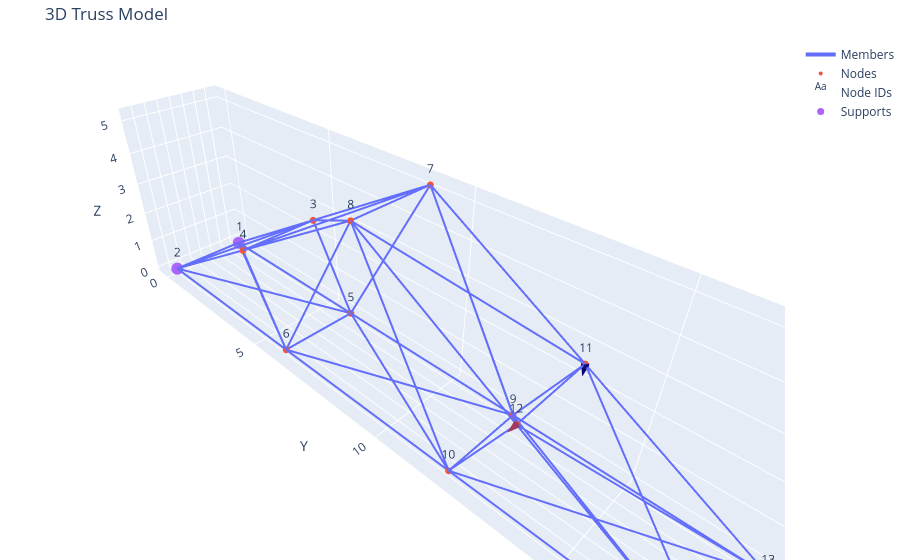
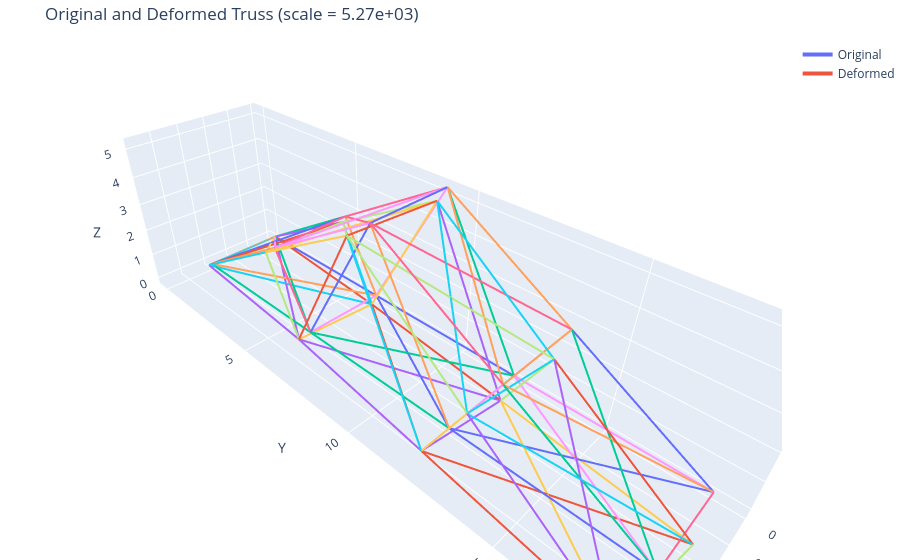

The notebook cell saved with these charts, in order:
### Markdown cell above
### Validation Nodal Loads

### Code cell
filepath = 'inputs/validation_truss_nodal_loads.json'

result = solver.truss_solver(filepath)
pp = postprocess.truss_output(filepath, result)

### Figure 1 — Plotly figure (JSON) as saved in the notebook; plotly's stock layout.template omitted (floating-point values rounded to 4 significant figures; data arrays with more than 128 entries replaced by an {"elided": "..."} marker saying what was removed)
{"data": [{"line": {"width": 4}, "mode": "lines", "name": "Members", "type": "scatter3d", "x": {"elided": "129 int values"}, "y": {"elided": "129 float values"}, "z": {"elided": "129 float values"}}, {"marker": {"size": 4}, "mode": "markers", "name": "Nodes", "type": "scatter3d", "x": [0, 3, 0, 3, 0, 3, 0, 3, 0, 3, 0, 3, 0, 3], "y": [0, 0, 4.5, 4.5, 6, 6, 9, 9, 12, 12, 13.5, 13.5, 18, 18], "z": [0, 0, 2.598, 2.598, 0, 0, 5.196, 5.196, 0, 0, 2.598, 2.598, 0, 0]}, {"mode": "text", "name": "Node IDs", "text": ["1", "2", "3", "4", "5", "6", "7", "8", "9", "10", "11", "12", "13", "14"], "textposition": "top center", "type": "scatter3d", "x": [0, 3, 0, 3, 0, 3, 0, 3, 0, 3, 0, 3, 0, 3], "y": [0, 0, 4.5, 4.5, 6, 6, 9, 9, 12, 12, 13.5, 13.5, 18, 18], "z": [0, 0, 2.598, 2.598, 0, 0, 5.196, 5.196, 0, 0, 2.598, 2.598, 0, 0]}, {"marker": {"size": 7}, "mode": "markers", "name": "Supports", "type": "scatter3d", "x": [0, 3, 0, 3], "y": [0, 0, 18, 18], "z": [0, 0, 0, 0]}, {"anchor": "tail", "name": "Loads", "showscale": false, "sizemode": "absolute", "sizeref": 0.2, "type": "cone", "u": [0, 2.16], "v": [0, 0], "w": [-2.16, 0], "x": [0, 3], "y": [13.5, 13.5], "z": [2.598, 2.598]}], "layout": {"margin": {"b": 0, "l": 0, "r": 0, "t": 40}, "scene": {"aspectmode": "data", "xaxis": {"title": {"text": "X"}}, "yaxis": {"title": {"text": "Y"}}, "zaxis": {"title": {"text": "Z"}}}, "showlegend": true, "title": {"text": "3D Truss Model"}}}

### Figure 2 — Plotly figure (JSON) as saved in the notebook; plotly's stock layout.template omitted (floating-point values rounded to 4 significant figures)
{"data": [{"line": {"width": 4}, "mode": "lines", "name": "Original", "showlegend": true, "type": "scatter3d", "x": [0, 0], "y": [0, 6], "z": [0, 0]}, {"line": {"width": 4}, "mode": "lines", "name": "Deformed", "showlegend": true, "type": "scatter3d", "x": [0, 0.4197], "y": [0, 6.213], "z": [0, -0.06398]}, {"line": {"width": 4}, "mode": "lines", "showlegend": false, "type": "scatter3d", "x": [0, 0], "y": [0, 4.5], "z": [0, 2.598]}, {"line": {"width": 4}, "mode": "lines", "showlegend": false, "type": "scatter3d", "x": [0, 0.3045], "y": [0, 4.715], "z": [0, 2.582]}, {"line": {"width": 4}, "mode": "lines", "showlegend": false, "type": "scatter3d", "x": [0, 0], "y": [4.5, 6], "z": [2.598, 0]}, {"line": {"width": 4}, "mode": "lines", "showlegend": false, "type": "scatter3d", "x": [0.3045, 0.4197], "y": [4.715, 6.213], "z": [2.582, -0.06398]}, {"line": {"width": 4}, "mode": "lines", "showlegend": false, "type": "scatter3d", "x": [0, 0], "y": [4.5, 9], "z": [2.598, 5.196]}, {"line": {"width": 4}, "mode": "lines", "showlegend": false, "type": "scatter3d", "x": [0.3045, 0.7453], "y": [4.715, 9.272], "z": [2.582, 5.127]}, {"line": {"width": 4}, "mode": "lines", "showlegend": false, "type": "scatter3d", "x": [0, 0], "y": [6, 9], "z": [0, 5.196]}, {"line": {"width": 4}, "mode": "lines", "showlegend": false, "type": "scatter3d", "x": [0.4197, 0.7453], "y": [6.213, 9.272], "z": [-0.06398, 5.127]}, {"line": {"width": 4}, "mode": "lines", "showlegend": false, "type": "scatter3d", "x": [0, 0], "y": [6, 12], "z": [0, 0]}, {"line": {"width": 4}, "mode": "lines", "showlegend": false, "type": "scatter3d", "x": [0.4197, 1.075], "y": [6.213, 12.31], "z": [-0.06398, -0.07441]}, {"line": {"width": 4}, "mode": "lines", "showlegend": false, "type": "scatter3d", "x": [0, 0], "y": [9, 12], "z": [5.196, 0]}, {"line": {"width": 4}, "mode": "lines", "showlegend": false, "type": "scatter3d", "x": [0.7453, 1.075], "y": [9.272, 12.31], "z": [5.127, -0.07441]}, {"line": {"width": 4}, "mode": "lines", "showlegend": false, "type": "scatter3d", "x": [0, 0], "y": [9, 13.5], "z": [5.196, 2.598]}, {"line": {"width": 4}, "mode": "lines", "showlegend": false, "type": "scatter3d", "x": [0.7453, 1.249], "y": [9.272, 13.79], "z": [5.127, 2.5]}, {"line": {"width": 4}, "mode": "lines", "showlegend": false, "type": "scatter3d", "x": [0, 0], "y": [12, 13.5], "z": [0, 2.598]}, {"line": {"width": 4}, "mode": "lines", "showlegend": false, "type": "scatter3d", "x": [1.075, 1.249], "y": [12.31, 13.79], "z": [-0.07441, 2.5]}, {"line": {"width": 4}, "mode": "lines", "showlegend": false, "type": "scatter3d", "x": [0, 0], "y": [12, 18], "z": [0, 0]}, {"line": {"width": 4}, "mode": "lines", "showlegend": false, "type": "scatter3d", "x": [1.075, 1.781], "y": [12.31, 18.26], "z": [-0.07441, 0]}, {"line": {"width": 4}, "mode": "lines", "showlegend": false, "type": "scatter3d", "x": [0, 0], "y": [13.5, 18], "z": [2.598, 0]}, {"line": {"width": 4}, "mode": "lines", "showlegend": false, "type": "scatter3d", "x": [1.249, 1.781], "y": [13.79, 18.26], "z": [2.5, 0]}, {"line": {"width": 4}, "mode": "lines", "showlegend": false, "type": "scatter3d", "x": [3, 3], "y": [0, 6], "z": [0, 0]}, {"line": {"width": 4}, "mode": "lines", "showlegend": false, "type": "scatter3d", "x": [3.119, 3.451], "y": [0, 5.951], "z": [0, -0.06768]}, {"line": {"width": 4}, "mode": "lines", "showlegend": false, "type": "scatter3d", "x": [3, 3], "y": [0, 4.5], "z": [0, 2.598]}, {"line": {"width": 4}, "mode": "lines", "showlegend": false, "type": "scatter3d", "x": [3.119, 3.336], "y": [0, 4.474], "z": [0, 2.557]}, {"line": {"width": 4}, "mode": "lines", "showlegend": false, "type": "scatter3d", "x": [3, 3], "y": [4.5, 6], "z": [2.598, 0]}, {"line": {"width": 4}, "mode": "lines", "showlegend": false, "type": "scatter3d", "x": [3.336, 3.451], "y": [4.474, 5.951], "z": [2.557, -0.06768]}, {"line": {"width": 4}, "mode": "lines", "showlegend": false, "type": "scatter3d", "x": [3, 3], "y": [4.5, 9], "z": [2.598, 5.196]}, {"line": {"width": 4}, "mode": "lines", "showlegend": false, "type": "scatter3d", "x": [3.336, 3.758], "y": [4.474, 8.959], "z": [2.557, 5.116]}, {"line": {"width": 4}, "mode": "lines", "showlegend": false, "type": "scatter3d", "x": [3, 3], "y": [6, 9], "z": [0, 5.196]}, {"line": {"width": 4}, "mode": "lines", "showlegend": false, "type": "scatter3d", "x": [3.451, 3.758], "y": [5.951, 8.959], "z": [-0.06768, 5.116]}, {"line": {"width": 4}, "mode": "lines", "showlegend": false, "type": "scatter3d", "x": [3, 3], "y": [6, 12], "z": [0, 0]}, {"line": {"width": 4}, "mode": "lines", "showlegend": false, "type": "scatter3d", "x": [3.451, 4.079], "y": [5.951, 11.96], "z": [-0.06768, -0.07861]}, {"line": {"width": 4}, "mode": "lines", "showlegend": false, "type": "scatter3d", "x": [3, 3], "y": [9, 12], "z": [5.196, 0]}, {"line": {"width": 4}, "mode": "lines", "showlegend": false, "type": "scatter3d", "x": [3.758, 4.079], "y": [8.959, 11.96], "z": [5.116, -0.07861]}, {"line": {"width": 4}, "mode": "lines", "showlegend": false, "type": "scatter3d", "x": [3, 3], "y": [9, 13.5], "z": [5.196, 2.598]}, {"line": {"width": 4}, "mode": "lines", "showlegend": false, "type": "scatter3d", "x": [3.758, 4.263], "y": [8.959, 13.44], "z": [5.116, 2.51]}, {"line": {"width": 4}, "mode": "lines", "showlegend": false, "type": "scatter3d", "x": [3, 3], "y": [12, 13.5], "z": [0, 2.598]}, {"line": {"width": 4}, "mode": "lines", "showlegend": false, "type": "scatter3d", "x": [4.079, 4.263], "y": [11.96, 13.44], "z": [-0.07861, 2.51]}, {"line": {"width": 4}, "mode": "lines", "showlegend": false, "type": "scatter3d", "x": [3, 3], "y": [12, 18], "z": [0, 0]}, {"line": {"width": 4}, "mode": "lines", "showlegend": false, "type": "scatter3d", "x": [4.079, 4.764], "y": [11.96, 17.91], "z": [-0.07861, 0]}, {"line": {"width": 4}, "mode": "lines", "showlegend": false, "type": "scatter3d", "x": [3, 3], "y": [13.5, 18], "z": [2.598, 0]}, {"line": {"width": 4}, "mode": "lines", "showlegend": false, "type": "scatter3d", "x": [4.263, 4.764], "y": [13.44, 17.91], "z": [2.51, 0]}, {"line": {"width": 4}, "mode": "lines", "showlegend": false, "type": "scatter3d", "x": [0, 3], "y": [0, 0], "z": [0, 0]}, {"line": {"width": 4}, "mode": "lines", "showlegend": false, "type": "scatter3d", "x": [0, 3.119], "y": [0, 0], "z": [0, 0]}, {"line": {"width": 4}, "mode": "lines", "showlegend": false, "type": "scatter3d", "x": [0, 3], "y": [4.5, 4.5], "z": [2.598, 2.598]}, {"line": {"width": 4}, "mode": "lines", "showlegend": false, "type": "scatter3d", "x": [0.3045, 3.336], "y": [4.715, 4.474], "z": [2.582, 2.557]}, {"line": {"width": 4}, "mode": "lines", "showlegend": false, "type": "scatter3d", "x": [0, 3], "y": [6, 6], "z": [0, 0]}, {"line": {"width": 4}, "mode": "lines", "showlegend": false, "type": "scatter3d", "x": [0.4197, 3.451], "y": [6.213, 5.951], "z": [-0.06398, -0.06768]}, {"line": {"width": 4}, "mode": "lines", "showlegend": false, "type": "scatter3d", "x": [0, 3], "y": [9, 9], "z": [5.196, 5.196]}, {"line": {"width": 4}, "mode": "lines", "showlegend": false, "type": "scatter3d", "x": [0.7453, 3.758], "y": [9.272, 8.959], "z": [5.127, 5.116]}, {"line": {"width": 4}, "mode": "lines", "showlegend": false, "type": "scatter3d", "x": [0, 3], "y": [12, 12], "z": [0, 0]}, {"line": {"width": 4}, "mode": "lines", "showlegend": false, "type": "scatter3d", "x": [1.075, 4.079], "y": [12.31, 11.96], "z": [-0.07441, -0.07861]}, {"line": {"width": 4}, "mode": "lines", "showlegend": false, "type": "scatter3d", "x": [0, 3], "y": [13.5, 13.5], "z": [2.598, 2.598]}, {"line": {"width": 4}, "mode": "lines", "showlegend": false, "type": "scatter3d", "x": [1.249, 4.263], "y": [13.79, 13.44], "z": [2.5, 2.51]}, {"line": {"width": 4}, "mode": "lines", "showlegend": false, "type": "scatter3d", "x": [0, 3], "y": [18, 18], "z": [0, 0]}, {"line": {"width": 4}, "mode": "lines", "showlegend": false, "type": "scatter3d", "x": [1.781, 4.764], "y": [18.26, 17.91], "z": [0, 0]}, {"line": {"width": 4}, "mode": "lines", "showlegend": false, "type": "scatter3d", "x": [0, 3], "y": [0, 4.5], "z": [0, 2.598]}, {"line": {"width": 4}, "mode": "lines", "showlegend": false, "type": "scatter3d", "x": [0, 3.336], "y": [0, 4.474], "z": [0, 2.557]}, {"line": {"width": 4}, "mode": "lines", "showlegend": false, "type": "scatter3d", "x": [3, 0], "y": [0, 4.5], "z": [0, 2.598]}, {"line": {"width": 4}, "mode": "lines", "showlegend": false, "type": "scatter3d", "x": [3.119, 0.3045], "y": [0, 4.715], "z": [0, 2.582]}, {"line": {"width": 4}, "mode": "lines", "showlegend": false, "type": "scatter3d", "x": [0, 3], "y": [0, 6], "z": [0, 0]}, {"line": {"width": 4}, "mode": "lines", "showlegend": false, "type": "scatter3d", "x": [0, 3.451], "y": [0, 5.951], "z": [0, -0.06768]}, {"line": {"width": 4}, "mode": "lines", "showlegend": false, "type": "scatter3d", "x": [3, 0], "y": [0, 6], "z": [0, 0]}, {"line": {"width": 4}, "mode": "lines", "showlegend": false, "type": "scatter3d", "x": [3.119, 0.4197], "y": [0, 6.213], "z": [0, -0.06398]}, {"line": {"width": 4}, "mode": "lines", "showlegend": false, "type": "scatter3d", "x": [0, 3], "y": [4.5, 9], "z": [2.598, 5.196]}, {"line": {"width": 4}, "mode": "lines", "showlegend": false, "type": "scatter3d", "x": [0.3045, 3.758], "y": [4.715, 8.959], "z": [2.582, 5.116]}, {"line": {"width": 4}, "mode": "lines", "showlegend": false, "type": "scatter3d", "x": [3, 0], "y": [4.5, 9], "z": [2.598, 5.196]}, {"line": {"width": 4}, "mode": "lines", "showlegend": false, "type": "scatter3d", "x": [3.336, 0.7453], "y": [4.474, 9.272], "z": [2.557, 5.127]}, {"line": {"width": 4}, "mode": "lines", "showlegend": false, "type": "scatter3d", "x": [0, 3], "y": [6, 12], "z": [0, 0]}, {"line": {"width": 4}, "mode": "lines", "showlegend": false, "type": "scatter3d", "x": [0.4197, 4.079], "y": [6.213, 11.96], "z": [-0.06398, -0.07861]}, {"line": {"width": 4}, "mode": "lines", "showlegend": false, "type": "scatter3d", "x": [3, 0], "y": [6, 12], "z": [0, 0]}, {"line": {"width": 4}, "mode": "lines", "showlegend": false, "type": "scatter3d", "x": [3.451, 1.075], "y": [5.951, 12.31], "z": [-0.06768, -0.07441]}, {"line": {"width": 4}, "mode": "lines", "showlegend": false, "type": "scatter3d", "x": [0, 3], "y": [9, 13.5], "z": [5.196, 2.598]}, {"line": {"width": 4}, "mode": "lines", "showlegend": false, "type": "scatter3d", "x": [0.7453, 4.263], "y": [9.272, 13.44], "z": [5.127, 2.51]}, {"line": {"width": 4}, "mode": "lines", "showlegend": false, "type": "scatter3d", "x": [3, 0], "y": [9, 13.5], "z": [5.196, 2.598]}, {"line": {"width": 4}, "mode": "lines", "showlegend": false, "type": "scatter3d", "x": [3.758, 1.249], "y": [8.959, 13.79], "z": [5.116, 2.5]}, {"line": {"width": 4}, "mode": "lines", "showlegend": false, "type": "scatter3d", "x": [0, 3], "y": [12, 18], "z": [0, 0]}, {"line": {"width": 4}, "mode": "lines", "showlegend": false, "type": "scatter3d", "x": [1.075, 4.764], "y": [12.31, 17.91], "z": [-0.07441, 0]}, {"line": {"width": 4}, "mode": "lines", "showlegend": false, "type": "scatter3d", "x": [3, 0], "y": [12, 18], "z": [0, 0]}, {"line": {"width": 4}, "mode": "lines", "showlegend": false, "type": "scatter3d", "x": [4.079, 1.781], "y": [11.96, 18.26], "z": [-0.07861, 0]}, {"line": {"width": 4}, "mode": "lines", "showlegend": false, "type": "scatter3d", "x": [0, 3], "y": [13.5, 18], "z": [2.598, 0]}, {"line": {"width": 4}, "mode": "lines", "showlegend": false, "type": "scatter3d", "x": [1.249, 4.764], "y": [13.79, 17.91], "z": [2.5, 0]}, {"line": {"width": 4}, "mode": "lines", "showlegend": false, "type": "scatter3d", "x": [3, 0], "y": [13.5, 18], "z": [2.598, 0]}, {"line": {"width": 4}, "mode": "lines", "showlegend": false, "type": "scatter3d", "x": [4.263, 1.781], "y": [13.44, 18.26], "z": [2.51, 0]}], "layout": {"margin": {"b": 0, "l": 0, "r": 0, "t": 40}, "scene": {"aspectmode": "data", "xaxis": {"title": {"text": "X"}}, "yaxis": {"title": {"text": "Y"}}, "zaxis": {"title": {"text": "Z"}}}, "title": {"text": "Original and Deformed Truss (scale = 5.27e+03)"}}}
